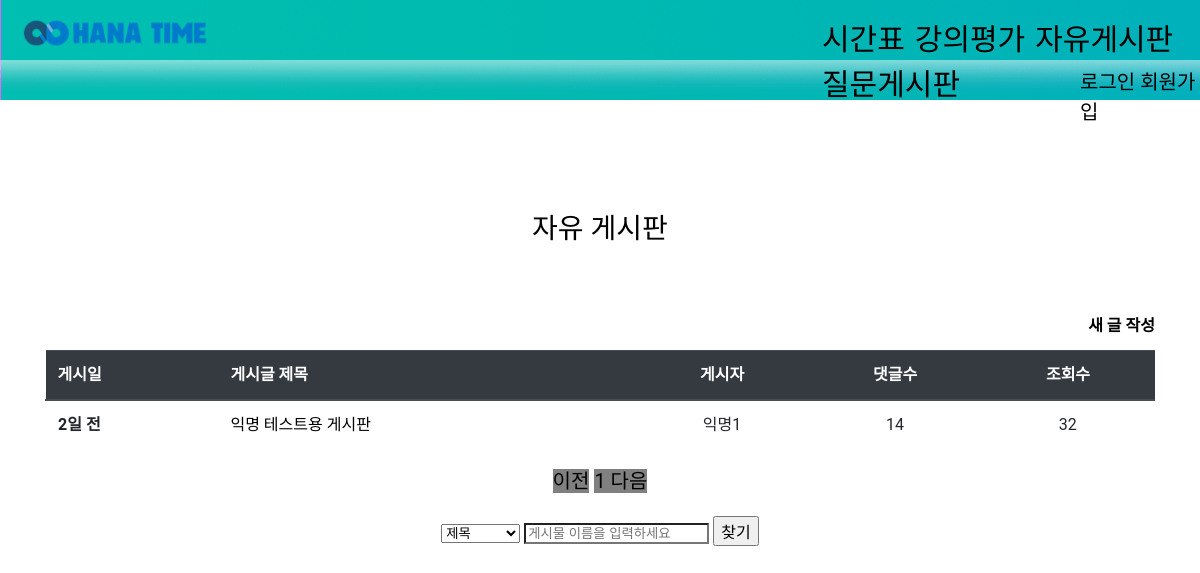
Page /freeboard/ on the committed database.
### freeboard/models.py (models this page shows, shortened)
class freeB (models.Model) :
    writer = models.ForeignKey(settings.AUTH_USER_MODEL, on_delete=models.SET_NULL, null=True, verbose_name='작성자')
    title = models.CharField(max_length = 200 )
    body = models.TextField()
    date = models.DateTimeField(auto_now_add=True)
    hits = models.PositiveIntegerField(default=0)
    name = models.CharField(max_length = 20)
    nameINIT = models.CharField(max_length = 20, null=True)
    nameTOname = models.TextField(null=True)
    nameCount = models.PositiveIntegerField(default=1)
    @property
    def created_string(self):
        time = datetime.now(tz=timezone.utc) - self.date
        if time < timedelta(minutes=1):
            return '방금 전'
        elif time < timedelta(hours=1):
            return str(int(time.seconds / 60)) + '분 전'
        elif time < timedelta(days=1):
            return str(int(time.seconds / 3600)) + '시간 전'
        elif time < timedelta(days=7):
            time = datetime.now(tz=timezone.utc).date() - self.date.date()
            return str(time.days) + '일 전'
        else:
            return False

class comment(models.Model) :
    comment = models.CharField(max_length=100)
    date = models.DateTimeField(auto_now_add=True)
    nameINIT = models.CharField(max_length = 20, null=True)
    name = models.CharField(max_length = 20)
    post = models.ForeignKey(freeB, on_delete=models.CASCADE)

### freeboard/views.py (the view)
# urls.py: path('', homeview.home, name = 'home'),
def home(request) :
    all_boards = freeB.objects.all().order_by("-date")
    paginator = Paginator(all_boards, 5)
    page = int(request.GET.get('page', 1))
    posts = paginator.get_page(page)
    return render(request, 'freeboard.html', {'posts':posts})

### freeboard/templates/freeboard.html (shortened to what this page needs)
{% include 'header.html' %}
<body>
    <section class="ftco-section">
		<div class="container">
			<div class="row justify-content-center">
				<div class="col-md-6 text-center mb-5">
					<h2 class="heading-section">자유 게시판</h2>
				</div>
			</div>
			<div class="new-article">
				<a href="{% url 'fnew' %}" style="font-weight: 900;">새 글 작성</a>
			</div>
			<div class="row">
				<div class="col-md-12">
						<table class="table">
						  <thead class="thead-dark">
						    <tr>
						      <th>게시일</th>
						      <th>게시글 제목</th>
						      <th><center>게시자</center></th>
						      <th><center>댓글수</center></th>
						      <th><center>조회수</center></th>
						    </tr>
						  </thead>
						  <tbody>
						    <tr class="alert" role="alert">
								{% for post in posts %}
								<th scope="row">
								{% if post.created_string == False %}
								{{ post.date|date:'m월 d일' }}
								{% else %}
								{{ post.created_string }}
								{% endif %}
								<td><a href = "{% url 'detail' post.id %}">{{ post.title }}</a></td>
								<td><center>{{ post.name }}</center></td>
								<td><center>{{ post.comment_set.all|length }}</center></td>
								<td><center>{{ post.hits }}</center></td>
								</th>
								</tr>
								{% endfor %}
						  </tbody>
						</table>
				</div>
			</div>
			<center><div class="nav-number">
					{% if posts.has_previous %} <a href="?type={{ type }}&q={{ keyword }}&page={{ posts.previous_page_number }}">이전</a>
					{% else %} <a href="?type={{ type }}&q={{ keyword }}" style="background-color:gray">이전</a>
					{% endif %}
					{% for page in posts.paginator.page_range %}
						{% if page >= posts.number|add:-2 and page <= posts.number|add:2 %}
						<span style="{% if page == posts.number %}background-color:gray;{% endif %}">
							<a href="?type={{ type }}&q={{ keyword }}&page={{ page }}">{{ page }}</a>
						</span>
						{% elif page >= posts.number|add:-3 and page <= posts.number|add:3 %}
							..
						{% endif %}
					{% endfor %}
					{% if posts.has_next %} <a href="?type={{ type }}&q={{ keyword }}&page={{ posts.next_page_number }}" >다음</a>
					{% else %} <a href="?type={{ type }}&q={{ keyword }}" style="background-color:gray">다음</a>
					{% endif %}
			</div></center>
			<form class="searchbox" action="{% url 'search' %}" method="GET">
				<select name="type" value="{{type}}">
					<option value="title">제목</option>
				</select>
				<input type="search"  onkeyup="myFunction()" placeholder="게시물 이름을 입력하세요" name="q" value="{{q}}">
				<button class="ang" type="submit">찾기</button>
			</form>
		</div>
	</section>
</body>
</html>

### static/css/style_header.css (style rules this page uses)
body { margin: 0; padding: 0; background: #fff; font-style: normal; font-family: 'verdana', 'dotum'; height: 100%; display: block; font-weight:100; }
div { margin: 0; padding: 0; }
a { text-decoration-line: none; }

### hana/templates/header.html (style rules this page uses)
a:link { color:black; }

### rows in the picture
freeB: created_string "2일 전", title "익명 테스트용 게시판", name "익명1", comment_set.all|length "14", hits "32"

### other values in the picture
{{ page }} "1"
